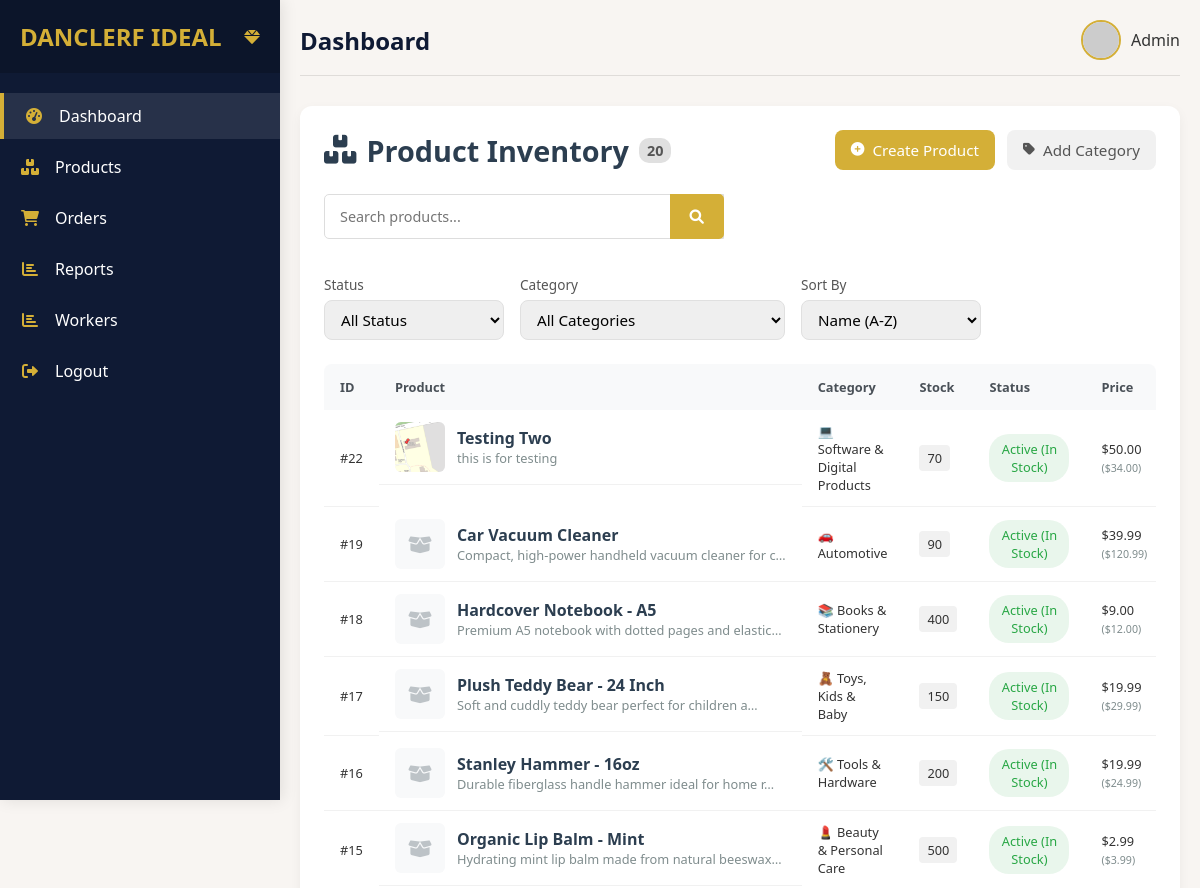
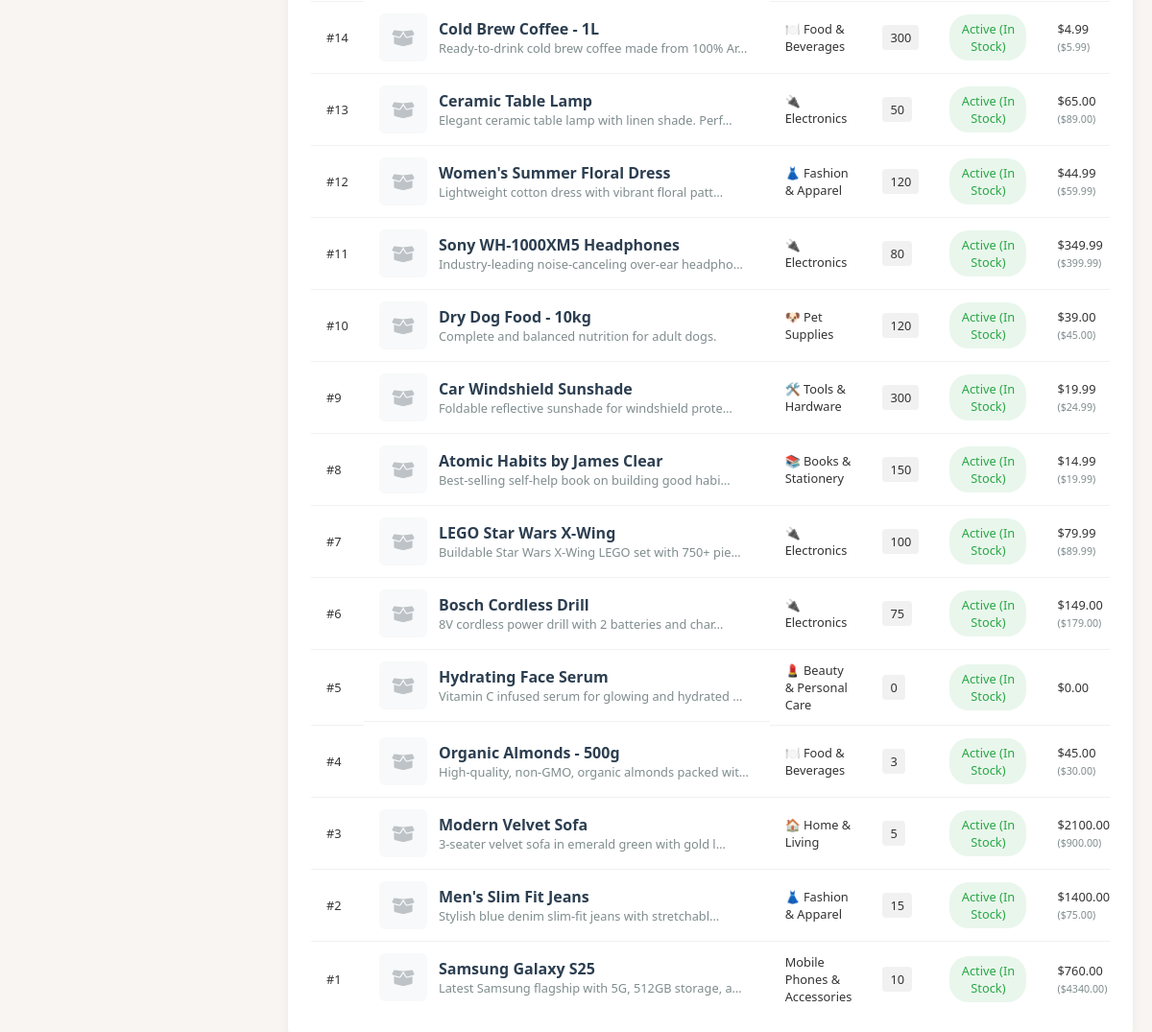
The app's page /products/ (signed in) with its own data (2 pictures, top to bottom).
### shop/models/products.py (models this page shows, shortened)
class Product(BaseModel):
    STATUS = [
        ('active', 'Active (In Stock)'),
        ('inactive', 'Out of Stock'),
    ]
    name = models.CharField(max_length=255)
    description = models.TextField(blank=True)
    category = models.ForeignKey(Category, on_delete=models.CASCADE, null=True, blank=True)
    status = models.CharField(max_length=100, choices=STATUS)
    image = models.ImageField(blank=True, null=True)
    stock_quantity = models.PositiveIntegerField(default=0)
    actual_price = models.DecimalField(max_digits=10, decimal_places=2, default=0.00)
    selling_price = models.DecimalField(max_digits=10, decimal_places=2, default=0.00)

class Category(BaseModel):
    name = models.CharField(max_length=100)
    def __str__(self):
        return self.name

### shop/views.py (the view, shortened to what this page needs)
# urls.py: path("products/", products, name="products"),
@login_required
def products(request):
    try:
        has_activated_account(request)
    except:
        pass
    product_form = ProductForm()
    category_form = CategoryForm()
    products = Product.objects.select_related("category").all()
    categories = Category.objects.all()
    status_filter = request.GET.get("status", "all")
    category_filter = request.GET.get("category", "")
    search_term = request.GET.get("search", "").lower()
    response_format = request.GET.get("format", "html")
    if status_filter != "all":
        products = products.filter(status=status_filter)
    if category_filter:
        products = products.filter(category_id=category_filter)
    if search_term:
        products = products.filter(name__icontains=search_term)
    context = {
        "products": products,
        "categories": categories,
        "product_form": product_form,
        "category_form": category_form,
    }
    return render(request, "main/products.html", context)

### shop/forms.py
class CategoryForm(forms.ModelForm):
    class Meta:
        model = Category
        fields = ["name"]

### shop/views.py (called while the page is built)
def has_activated_account(request):
    if request.user.has_activated == False:
        messages.error(request, "Contact Support to activate your Account")
        logout(request)
        return redirect("login_view")

### templates/main/products.html (shortened to what this page needs)
{% extends 'main/base.html' %}
{% load static %}
{% block content %}
<div class="product-inventory-container">
    <div class="product-header">
        <h2 class="page-title">
            <i class="fas fa-boxes"></i> Product Inventory
            <span class="badge">{{ products.count }}</span>
        </h2>
        <div class="header-actions">
            <button id="createProductBtn" class="btn btn-primary">
                <i class="fas fa-plus-circle"></i> Create Product
            </button>
            <button id="createCategoryBtn" class="btn btn-secondary">
                <i class="fas fa-tag"></i> Add Category
            </button>
        </div>
    </div>
    <div class="filter-controls">
        <div class="search-control">
            <div class="search-box">
                <input type="text" id="productSearch" placeholder="Search products..." class="search-input">
                <button class="search-btn">
                    <i class="fas fa-search"></i>
                </button>
            </div>
        </div>
        <div class="filter-group">
            <div class="filter-item">
                <label for="statusFilter">Status</label>
                <select id="statusFilter" class="filter-select">
                    <option value="all">All Status</option>
                </select>
            </div>
            <div class="filter-item">
                <label for="categoryFilter">Category</label>
                <select id="categoryFilter" class="filter-select">
                    <option value="all">All Categories</option>
                </select>
            </div>
            <div class="filter-item">
                <label for="sortBy">Sort By</label>
                <select id="sortBy" class="filter-select">
                    <option value="name_asc">Name (A-Z)</option>
                </select>
            </div>
        </div>
    </div>
    <div class="product-table-container">
        <table class="product-table">
            <thead>
                <tr>
                    <th>ID</th>
                    <th>Product</th>
                    <th>Category</th>
                    <th>Stock</th>
                    <th>Status</th>
                    <th>Price</th>
                </tr>
            </thead>
            <tbody>
                {% for product in products %}
                <tr data-id="{{ product.id }}"
                    data-status="{{ product.status }}"
                    data-category="{{ product.category.id|default:'none' }}">
                    <td class="product-id">#{{ product.id }}</td>
                    <td class="product-info">
                        <div class="product-image">
                            {% if product.image %}
                            <img src="{{ product.image.url }}" alt="{{ product.name }}">
                            {% else %}
                            <div class="no-image">
                                <i class="fas fa-box-open"></i>
                            </div>
                            {% endif %}
                        </div>
                        <div class="product-details">
                            <h4>{{ product.name }}</h4>
                            <p class="text-muted truncate">{{ product.description|truncatechars:50 }}</p>
                        </div>
                    </td>
                    <td class="product-category">
                        {{ product.category.name|default:"-" }}
                    </td>
                    <td class="product-stock">
                        <span class="stock-badge">{{ product.stock_quantity }}</span>
                    </td>
                    <td class="product-status">
                        <span class="status-badge {% if product.status == 'active' %}in-stock{% else %}out-of-stock{% endif %}">
                            {{ product.get_status_display }}
                        </span>
                    </td>
                    <td class="product-price">
                        ${{ product.selling_price }}
                        {% if product.actual_price %}
                        <small class="text-muted">(${{ product.actual_price }})</small>
                        {% endif %}
                    </td>
                </tr>
                {% endfor %}
            </tbody>
        </table>
    </div>
</div>
{% endblock content %}

### templates/main/base.html (style rules this page uses)
:root { --primary: #0F1A34; --secondary: #D4AF37; --bg: #F8F5F2; --accent: #800020; --success: #028A0F; --text: #333333; --sidebar-width: 280px; }
* { margin: 0; padding: 0; box-sizing: border-box; font-family: 'Segoe UI', Tahoma, Geneva, Verdana, sans-serif; }
body { background-color: var(--bg); color: var(--text); display: flex; min-height: 100vh; overflow-x: hidden; position: relative; }
table { width: 100%; border-collapse: collapse; min-width: 600px; }
table th { text-align: left; padding: 12px 15px; background: var(--bg); color: var(--primary); font-weight: 600; font-size: clamp(0.8rem, 1vw, 0.9rem); }
table td { padding: 12px 15px; border-bottom: 1px solid #eee; font-size: clamp(0.8rem, 1vw, 0.9rem); }
table tr:last-child td { border-bottom: none; }
.search-box { display: flex; margin-bottom: 20px; }
.search-box input { flex: 1; padding: 12px 15px; border: 1px solid #ddd; border-radius: 5px 0 0 5px; outline: none; font-size: clamp(0.9rem, 1vw, 1rem); min-width: 0; }
.search-box button { background: var(--secondary); color: white; border: none; padding: 0 20px; border-radius: 0 5px 5px 0; cursor: pointer; transition: background 0.3s; font-size: clamp(0.9rem, 1vw, 1rem); }
.btn { padding: 10px 20px; border-radius: 4px; font-weight: 500; cursor: pointer; transition: all 0.2s; border: none; }
.btn-primary { background-color: var(--secondary); color: white; }
.btn-secondary { background-color: #f0f0f0; color: #333; }

### records on screen
Product: id "22", image (picture), name "Testing Two", description "this is for testing", category.name "💻 Software & Digital Products", stock_quantity "70", status "Active (In Stock)", selling_price "50.00", actual_price "34.00"
Product: id "19", name "Car Vacuum Cleaner", description "Compact, high-power handheld vacuum cleaner for c…", category.name "🚗 Automotive", stock_quantity "90", status "Active (In Stock)", selling_price "39.99", actual_price "120.99"
Product: id "18", name "Hardcover Notebook - A5", description "Premium A5 notebook with dotted pages and elastic…", category.name "📚 Books & Stationery", stock_quantity "400", status "Active (In Stock)", selling_price "9.00", actual_price "12.00"
Product: id "17", name "Plush Teddy Bear - 24 Inch", description "Soft and cuddly teddy bear perfect for children a…", category.name "🧸 Toys, Kids & Baby", stock_quantity "150", status "Active (In Stock)", selling_price "19.99", actual_price "29.99"
Product: id "16", name "Stanley Hammer - 16oz", description "Durable fiberglass handle hammer ideal for home r…", category.name "🛠️ Tools & Hardware", stock_quantity "200", status "Active (In Stock)", selling_price "19.99", actual_price "24.99"
Product: id "15", name "Organic Lip Balm - Mint", description "Hydrating mint lip balm made from natural beeswax…", category.name "💄 Beauty & Personal Care", stock_quantity "500", status "Active (In Stock)", selling_price "2.99", actual_price "3.99"
Product: id "14", name "Cold Brew Coffee - 1L", description "Ready-to-drink cold brew coffee made from 100% Ar…", category.name "🍽️ Food & Beverages", stock_quantity "300", status "Active (In Stock)", selling_price "4.99", actual_price "5.99"
Product: id "13", name "Ceramic Table Lamp", description "Elegant ceramic table lamp with linen shade. Perf…", category.name "🔌 Electronics", stock_quantity "50", status "Active (In Stock)", selling_price "65.00", actual_price "89.00"
Product: id "12", name "Women's Summer Floral Dress", description "Lightweight cotton dress with vibrant floral patt…", category.name "👗 Fashion & Apparel", stock_quantity "120", status "Active (In Stock)", selling_price "44.99", actual_price "59.99"
Product: id "11", name "Sony WH-1000XM5 Headphones", description "Industry-leading noise-canceling over-ear headpho…", category.name "🔌 Electronics", stock_quantity "80", status "Active (In Stock)", selling_price "349.99", actual_price "399.99"
Product: id "10", name "Dry Dog Food - 10kg", description "Complete and balanced nutrition for adult dogs.", category.name "🐶 Pet Supplies", stock_quantity "120", status "Active (In Stock)", selling_price "39.00", actual_price "45.00"
Product: id "9", name "Car Windshield Sunshade", description "Foldable reflective sunshade for windshield prote…", category.name "🛠️ Tools & Hardware", stock_quantity "300", status "Active (In Stock)", selling_price "19.99", actual_price "24.99"
Product: id "8", name "Atomic Habits by James Clear", description "Best-selling self-help book on building good habi…", category.name "📚 Books & Stationery", stock_quantity "150", status "Active (In Stock)", selling_price "14.99", actual_price "19.99"
Product: id "7", name "LEGO Star Wars X-Wing", description "Buildable Star Wars X-Wing LEGO set with 750+ pie…", category.name "🔌 Electronics", stock_quantity "100", status "Active (In Stock)", selling_price "79.99", actual_price "89.99"
Product: id "6", name "Bosch Cordless Drill", description "8V cordless power drill with 2 batteries and char…", category.name "🔌 Electronics", stock_quantity "75", status "Active (In Stock)", selling_price "149.00", actual_price "179.00"
Product: id "5", name "Hydrating Face Serum", description "Vitamin C infused serum for glowing and hydrated …", category.name "💄 Beauty & Personal Care", stock_quantity "0", status "Active (In Stock)", selling_price "0.00"
Product: id "4", name "Organic Almonds - 500g", description "High-quality, non-GMO, organic almonds packed wit…", category.name "🍽️ Food & Beverages", stock_quantity "3", status "Active (In Stock)", selling_price "45.00", actual_price "30.00"
Product: id "3", name "Modern Velvet Sofa", description "3-seater velvet sofa in emerald green with gold l…", category.name "🏠 Home & Living", stock_quantity "5", status "Active (In Stock)", selling_price "2100.00", actual_price "900.00"
Product: id "2", name "Men's Slim Fit Jeans", description "Stylish blue denim slim-fit jeans with stretchabl…", category.name "👗 Fashion & Apparel", stock_quantity "15", status "Active (In Stock)", selling_price "1400.00", actual_price "75.00"
Product: id "1", name "Samsung Galaxy S25", description "Latest Samsung flagship with 5G, 512GB storage, a…", category.name "Mobile Phones & Accessories", stock_quantity "10", status "Active (In Stock)", selling_price "760.00", actual_price "4340.00"

### other values on screen
{{ products.count }} "20"
